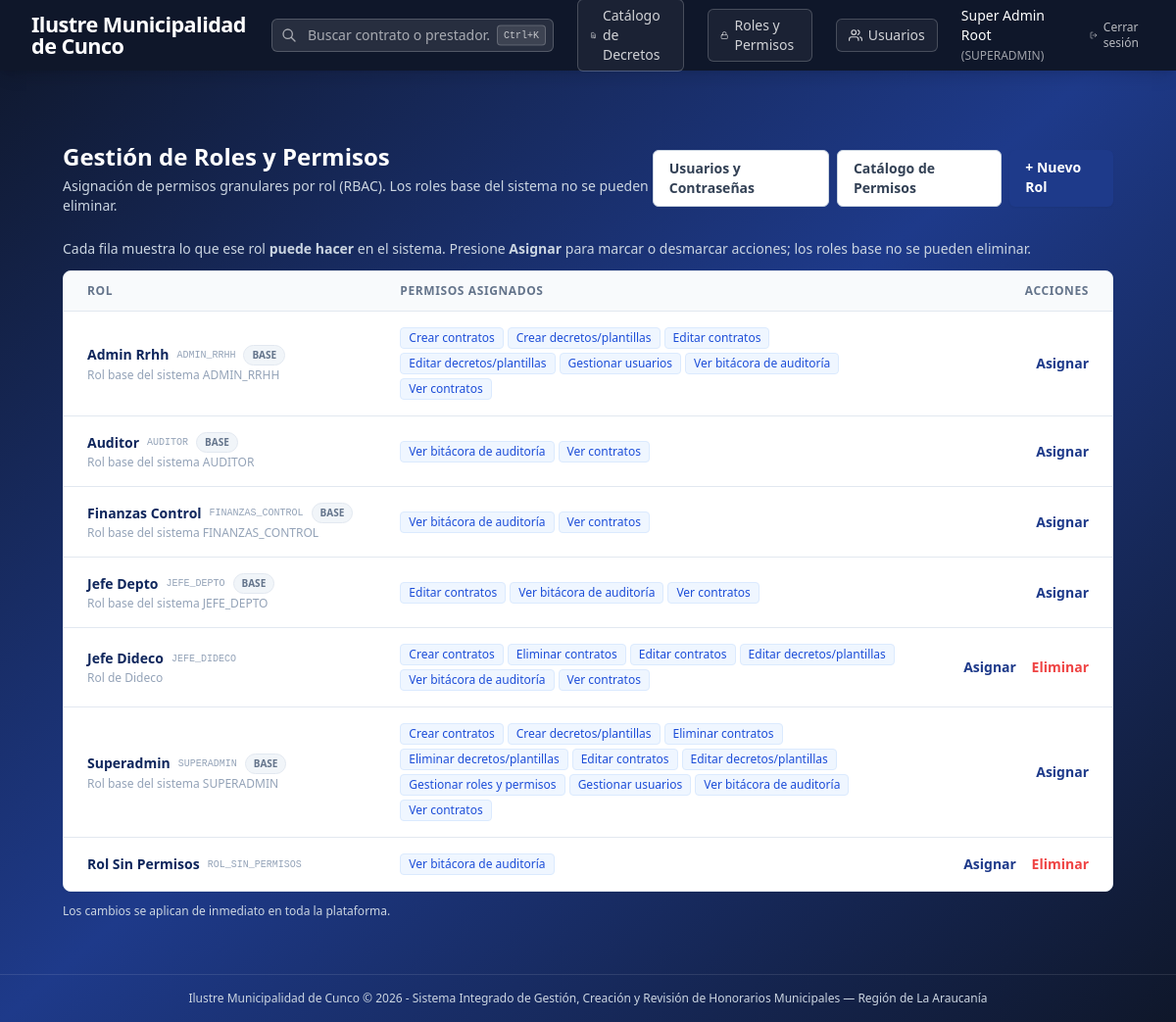
The page /admin/roles (signed in) on the database as committed earlier.
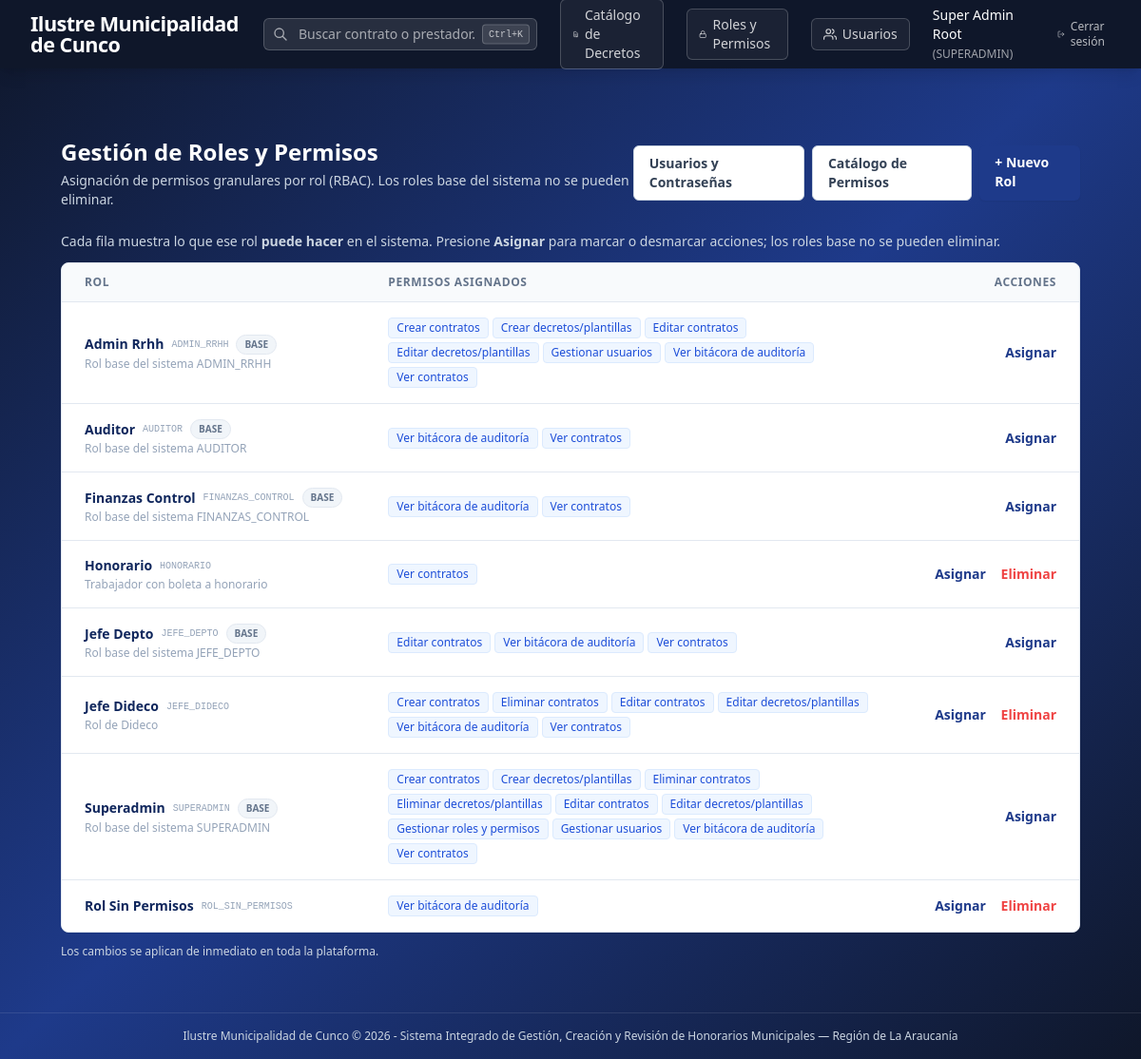
The same page on the database as committed later.
### app/models/permission.py (models this page shows, shortened)
class Role(db.Model):
    __tablename__ = 'roles'
    id = db.Column(db.Integer, primary_key=True, autoincrement=True)
    name = db.Column(db.String(50), nullable=False, unique=True)
    description = db.Column(db.Text, nullable=True)
    is_base = db.Column(db.Integer, nullable=False, default=0)  # 1 = rol del sistema
    created_at = db.Column(db.DateTime, nullable=False, default=datetime.utcnow)

class Permission(db.Model):
    __tablename__ = 'permissions'
    id = db.Column(db.Integer, primary_key=True, autoincrement=True)
    name = db.Column(db.String(50), nullable=False, unique=True)
    description = db.Column(db.Text, nullable=True)
    module = db.Column(db.String(50), nullable=True)

class RolePermission(db.Model):
    __tablename__ = 'role_permissions'
    id = db.Column(db.Integer, primary_key=True, autoincrement=True)
    role_name = db.Column(db.String(50), nullable=False)
    permission_id = db.Column(db.Integer, db.ForeignKey('permissions.id'), nullable=False)
    permission = db.relationship('Permission', backref='role_permissions')
    __table_args__ = (
        db.UniqueConstraint('role_name', 'permission_id', name='uq_role_permission'),
    )

### app/routes/admin.py (the view)
@admin_bp.route('/roles')
@login_required
@role_required('SUPERADMIN')
def roles():
    mapping = _role_permission_map()
    perm_labels = {p.name: (p.description or p.name) for p in Permission.query.all()}
    role_rows = []
    for role in Role.query.order_by(Role.name).all():
        role_rows.append({
            'name': role.name,
            'description': role.description,
            'is_base': bool(role.is_base),
            'permissions': sorted(mapping.get(role.name, [])),
        })
    known = {r['name'] for r in role_rows}
    for role_name in sorted(mapping.keys()):
        if role_name not in known:
            role_rows.append({
                'name': role_name,
                'description': None,
                'is_base': role_name in BASE_ROLES,
                'permissions': sorted(mapping[role_name]),
            })
    return render_template('admin/roles.html', role_rows=role_rows,
                           perm_labels=perm_labels,
                           perm_count=Permission.query.count())

### app/auth/utils.py (called while the page is built)
def login_required(f):
    @wraps(f)
    def decorated_function(*args, **kwargs):
        if 'user_id' not in session:
            flash('Debes iniciar sesión para acceder a esta sección.', 'warning')
            return redirect(url_for('auth.login', next=request.url))
        return f(*args, **kwargs)
    return decorated_function

def role_required(*allowed_roles):
    def decorator(f):
        @wraps(f)
        def decorated_function(*args, **kwargs):
            if 'user_id' not in session:
                flash('Debes iniciar sesión para acceder.', 'warning')
                return redirect(url_for('auth.login'))
            user_role = session.get('user_role')
            if user_role != 'SUPERADMIN' and user_role not in allowed_roles:
                flash('No tienes permisos suficientes para acceder a este módulo.', 'danger')
                return redirect(url_for('dashboard.index'))
            return f(*args, **kwargs)
        return decorated_function
    return decorator

### app/routes/admin.py (called while the page is built)
def _role_permission_map():
    mapping = {}
    for rp in RolePermission.query.all():
        mapping.setdefault(rp.role_name, []).append(rp.permission.name)
    for role in Role.query.all():
        mapping.setdefault(role.name, [])
    for (role_name,) in db.session.query(User.role).distinct().all():
        mapping.setdefault(role_name, [])
    return mapping

### app/templates/admin/roles.html (shortened to what this page needs)
{% extends 'base.html' %}
{% block content %}
<div class="max-w-7xl mx-auto px-4 sm:px-6 lg:px-8 py-8">
    <div class="mb-6 flex justify-between items-center">
        <div>
            <h1 class="text-2xl font-bold text-white">Gestión de Roles y Permisos</h1>
            <p class="text-sm text-slate-300 mt-1">Asignación de permisos granulares por rol (RBAC). Los roles base del sistema no se pueden eliminar.</p>
        </div>
        <div class="flex gap-2">
            <a href="{{ url_for('admin.users') }}" class="px-4 py-2 bg-white border border-slate-300 rounded-md text-sm font-semibold text-slate-700 hover:bg-slate-50 transition-colors">
                Usuarios y Contraseñas
            </a>
            <a href="{{ url_for('admin.permissions') }}" class="px-4 py-2 bg-white border border-slate-300 rounded-md text-sm font-semibold text-slate-700 hover:bg-slate-50 transition-colors">
                Catálogo de Permisos
            </a>
            <a href="{{ url_for('admin.create_role') }}" class="px-4 py-2 bg-[#1e3a8a] hover:bg-[#0f265c] text-white rounded-md text-sm font-semibold shadow-sm transition-colors">
                + Nuevo Rol
            </a>
        </div>
    </div>
    <p class="mb-3 text-sm text-slate-300">Cada fila muestra lo que ese rol <b>puede hacer</b> en el sistema. Presione <b>Asignar</b> para marcar o desmarcar acciones; los roles base no se pueden eliminar.</p>
    <div class="bg-white rounded-lg border border-slate-200 shadow-sm overflow-hidden">
        <table class="min-w-full divide-y divide-slate-200">
            <thead class="bg-slate-50">
                <tr>
                    <th class="px-6 py-3 text-left text-xs font-semibold text-slate-500 uppercase tracking-wider">Rol</th>
                    <th class="px-6 py-3 text-left text-xs font-semibold text-slate-500 uppercase tracking-wider">Permisos Asignados</th>
                    <th class="px-6 py-3 text-right text-xs font-semibold text-slate-500 uppercase tracking-wider">Acciones</th>
                </tr>
            </thead>
            <tbody class="bg-white divide-y divide-slate-200">
                {% for r in role_rows %}
                <tr>
                    <td class="px-6 py-4 whitespace-nowrap">
                        <div class="flex items-center gap-2">
                            <span class="text-sm font-semibold text-[#0f265c]">{{ r.name.replace('_', ' ').title() }}</span>
                            <span class="text-[10px] font-mono text-slate-400">{{ r.name }}</span>
                            {% if r.is_base %}
                            <span class="text-[10px] font-semibold px-2 py-0.5 rounded-full bg-slate-100 text-slate-500 border border-slate-200">BASE</span>
                            {% endif %}
                        </div>
                        {% if r.description %}<div class="text-xs text-slate-400 mt-0.5">{{ r.description }}</div>{% endif %}
                    </td>
                    <td class="px-6 py-4">
                        {% if r.permissions %}
                        <div class="flex flex-wrap gap-1">
                            {% for perm in r.permissions %}
                            <span class="inline-flex items-center px-2 py-0.5 rounded text-xs font-medium bg-blue-50 text-blue-700 border border-blue-100" title="Identificador técnico: {{ perm }}">{{ perm_labels.get(perm, perm) }}</span>
                            {% endfor %}
                        </div>
                        {% else %}
                        <span class="text-xs text-slate-400 italic">Este rol aún no puede hacer nada en el sistema. Presione "Asignar" para darle permisos.</span>
                        {% endif %}
                    </td>
                    <td class="px-6 py-4 whitespace-nowrap text-right text-sm font-medium space-x-3">
                        <a href="{{ url_for('admin.assign_permissions', role_name=r.name) }}" class="text-[#1e3a8a] hover:text-[#0f265c] font-semibold">Asignar</a>
                        {% if not r.is_base %}
                        <form method="POST" action="{{ url_for('admin.delete_role', role_name=r.name) }}" class="inline" onsubmit="return confirm('¿Eliminar el rol {{ r.name }}?');">
                            <button type="submit" class="text-red-500 hover:text-red-700 font-semibold">Eliminar</button>
                        </form>
                        {% endif %}
                    </td>
                </tr>
                {% endfor %}
            </tbody>
        </table>
    </div>
    <p class="mt-3 text-xs text-slate-300">Los cambios se aplican de inmediato en toda la plataforma.</p>
</div>
{% endblock %}

### app/templates/base.html (shortened to what this page needs)
<!DOCTYPE html>
<html lang="es">
<head>
    <script src="https://cdn.tailwindcss.com"></script>
</head>
<body class="min-h-screen text-slate-800 flex flex-col font-sans bg-gradient-to-br from-[#0f172a] via-[#1e3a8a] to-slate-900">
    <nav class="bg-slate-900 text-white shadow-lg relative z-50">
        <div class="max-w-7xl mx-auto px-4 sm:px-6 lg:px-8">
            <div class="flex items-center justify-between h-[72px]">
                <div class="flex items-center space-x-6">
                    <a href="{{ url_for('dashboard.index') }}" class="flex items-center space-x-3 group">
                        <span class="font-extrabold text-[1.35rem] tracking-tight text-white leading-none">{{ g.municipio_nombre | default('SIGH-MUNI') }}</span>
                    </a>
                </div>
                {% if session.get('user_id') %}
                <div class="flex items-center gap-6">
                    <div class="relative" id="global_search_container">
                        <div class="relative">
                            <svg class="absolute left-2.5 top-1/2 -translate-y-1/2 w-4 h-4 text-white/60" fill="none" stroke="currentColor" viewBox="0 0 24 24">
                                <path stroke-linecap="round" stroke-linejoin="round" stroke-width="2" d="M21 21l-6-6m2-5a7 7 0 11-14 0 7 7 0 0114 0z"/>
                            </svg>
                            <input type="text" id="global_search_input"
                                placeholder="Buscar contrato o prestador..."
                                autocomplete="off"
                                class="w-56 lg:w-72 pl-9 pr-16 py-1.5 bg-white/10 border border-white/20 rounded-md text-sm text-white placeholder-white/60 focus:outline-none focus:ring-2 focus:ring-white/40 focus:bg-white/20 transition">
                            <kbd class="absolute right-2 top-1/2 -translate-y-1/2 text-[10px] bg-white/10 text-white/70 px-1.5 py-0.5 rounded border border-white/20 font-mono">Ctrl+K</kbd>
                        </div>
                    </div>
                    {% if session.get('user_role') == 'SUPERADMIN' %}
                    <a href="{{ url_for('decrees.index') }}"
                        class="flex items-center gap-1.5 text-sm font-medium text-white/80 hover:text-white transition border border-white/20 bg-white/5 hover:bg-white/10 px-3 py-1.5 rounded-md"
                        title="Catálogo maestro de decretos anuales (VISTOS)">
                        Catálogo de Decretos
                    </a>
                    <a href="{{ url_for('admin.roles') }}"
                        class="flex items-center gap-1.5 text-sm font-medium text-white/80 hover:text-white transition border border-white/20 bg-white/5 hover:bg-white/10 px-3 py-1.5 rounded-md"
                        title="Gestión de roles y permisos (RBAC)">
                        <svg xmlns="http://www.w3.org/2000/svg" width="14" height="14" viewBox="0 0 24 24" fill="none" stroke="currentColor" stroke-width="2" stroke-linecap="round" stroke-linejoin="round"><rect x="3" y="11" width="18" height="11" rx="2" ry="2"/><path d="M7 11V7a5 5 0 0 1 10 0v4"/></svg>
                        Roles y Permisos
                    </a>
                    <a href="{{ url_for('admin.users') }}"
                        class="flex items-center gap-1.5 text-sm font-medium text-white/80 hover:text-white transition border border-white/20 bg-white/5 hover:bg-white/10 px-3 py-1.5 rounded-md"
                        title="Gestión de usuarios y contraseñas">
                        Usuarios
                    </a>
                    {% endif %}
                    <a href="{{ url_for('auth.profile') }}" class="text-sm font-medium text-white hover:text-white/80 transition">
                        {{ session.get('user_name') }}
                        <span class="text-xs text-white/60">({{ session.get('user_role') }})</span>
                    </a>
                    <a href="{{ url_for('auth.logout') }}" class="text-white/70 hover:text-white text-xs font-medium transition flex items-center gap-1.5">
                        <svg xmlns="http://www.w3.org/2000/svg" width="14" height="14" viewBox="0 0 24 24" fill="none" stroke="currentColor" stroke-width="2" stroke-linecap="round" stroke-linejoin="round"><path d="M9 21H5a2 2 0 0 1-2-2V5a2 2 0 0 1 2-2h4"/><polyline points="16 17 21 12 16 7"/><line x1="21" y1="12" x2="9" y2="12"/></svg>
                        Cerrar sesión
                    </a>
                </div>
                {% endif %}
            </div>
        </div>
    </nav>
    <main class="flex-grow max-w-7xl w-full mx-auto px-4 sm:px-6 lg:px-8 py-6 relative z-10">
        {% block content %}{% endblock %}
    </main>
    <footer class="text-center py-4 text-xs text-slate-300 border-t border-white/10">
        {{ g.municipio_nombre | default('SIGH-MUNI') }} &copy; 2026 - Sistema Integrado de Gestión, Creación y Revisión de Honorarios Municipales
        {% if g.municipio_region %} &mdash; {{ g.municipio_region }}{% endif %}
    </footer>
</body>
</html>

Rows that differ between the two databases and show on the page:
added Role: name.replace "Honorario", name "HONORARIO", description "Trabajador con boleta a honorario", Permission (get "Ver contratos")
